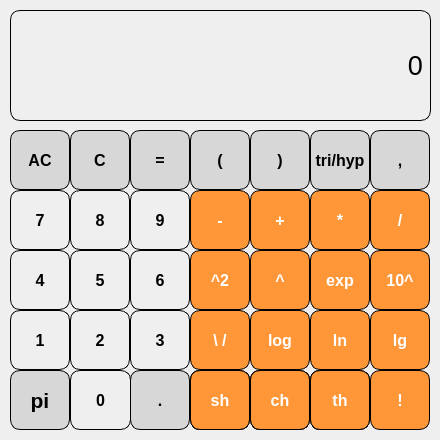
<?xml version="1.0" encoding="UTF-8"?>
<ui version="4.0">
 <class>MainWindow</class>
 <widget class="QMainWindow" name="MainWindow">
  <property name="geometry">
   <rect>
    <x>0</x>
    <y>0</y>
    <width>440</width>
    <height>440</height>
   </rect>
  </property>
  <property name="minimumSize">
   <size>
    <width>440</width>
    <height>430</height>
   </size>
  </property>
  <property name="maximumSize">
   <size>
    <width>1000</width>
    <height>570</height>
   </size>
  </property>
  <property name="windowTitle">
   <string>MainWindow</string>
  </property>
  <widget class="QWidget" name="centralWidget">
   <widget class="QPushButton" name="pushButton_AC">
    <property name="geometry">
     <rect>
      <x>10</x>
      <y>130</y>
      <width>60</width>
      <height>60</height>
     </rect>
    </property>
    <property name="font">
     <font>
      <pointsize>12</pointsize>
      <weight>75</weight>
      <bold>true</bold>
     </font>
    </property>
    <property name="styleSheet">
     <string notr="true">QPushButton {
	background-color : rgb(215, 215, 215);
	border : 1px solid black;
	border-radius : 10px;
}
QPushButton:pressed {
	background-color : qlineargradient(x1 : 0, y1 : 0, x2 : 1, y2 : 1,
															stop : 0 #BEBEBE , stop : 1 #D7D7D7);
}</string>
    </property>
    <property name="text">
     <string>AC</string>
    </property>
   </widget>
   <widget class="QPushButton" name="pushButton_backspace">
    <property name="geometry">
     <rect>
      <x>70</x>
      <y>130</y>
      <width>60</width>
      <height>60</height>
     </rect>
    </property>
    <property name="font">
     <font>
      <pointsize>12</pointsize>
      <weight>75</weight>
      <bold>true</bold>
     </font>
    </property>
    <property name="styleSheet">
     <string notr="true">QPushButton {
	background-color : rgb(215, 215, 215);
	border : 1px solid black;
	border-radius : 10px;
}
QPushButton:pressed {
	background-color : qlineargradient(x1 : 0, y1 : 0, x2 : 1, y2 : 1,
															stop : 0 #BEBEBE , stop : 1 #D7D7D7);
}</string>
    </property>
    <property name="text">
     <string>C</string>
    </property>
   </widget>
   <widget class="QPushButton" name="pushButton_result">
    <property name="geometry">
     <rect>
      <x>130</x>
      <y>130</y>
      <width>60</width>
      <height>60</height>
     </rect>
    </property>
    <property name="font">
     <font>
      <pointsize>12</pointsize>
      <weight>75</weight>
      <bold>true</bold>
     </font>
    </property>
    <property name="styleSheet">
     <string notr="true">QPushButton {
	background-color : rgb(215, 215, 215);
	border : 1px solid black;
	border-radius : 10px;
}
QPushButton:pressed {
	background-color : qlineargradient(x1 : 0, y1 : 0, x2 : 1, y2 : 1,
															stop : 0 #BEBEBE , stop : 1 #D7D7D7);
}</string>
    </property>
    <property name="text">
     <string>=</string>
    </property>
   </widget>
   <widget class="QPushButton" name="pushButton_plus">
    <property name="geometry">
     <rect>
      <x>250</x>
      <y>190</y>
      <width>60</width>
      <height>60</height>
     </rect>
    </property>
    <property name="font">
     <font>
      <pointsize>12</pointsize>
      <weight>75</weight>
      <bold>true</bold>
     </font>
    </property>
    <property name="styleSheet">
     <string notr="true">QPushButton {
	border : 1px solid black;
	border-radius : 10px;
	color : white;
	background-color : rgb(255, 151, 57);
}
QPushButton:pressed {
	background-color : qlineargradient(x1 : 0, y1 : 0, x2 : 1, y2 : 1,
															stop : 0 #FF7832, stop : 1 #FF9739);
}</string>
    </property>
    <property name="text">
     <string>+</string>
    </property>
   </widget>
   <widget class="QPushButton" name="pushButton_seven">
    <property name="geometry">
     <rect>
      <x>10</x>
      <y>190</y>
      <width>60</width>
      <height>60</height>
     </rect>
    </property>
    <property name="font">
     <font>
      <pointsize>12</pointsize>
      <weight>75</weight>
      <bold>true</bold>
     </font>
    </property>
    <property name="styleSheet">
     <string notr="true">QPushButton {
	border : 1px solid black;
	border-radius : 10px;
}
QPushButton:pressed {
	background-color : qlineargradient(x1 : 0, y1 : 0, x2 : 1, y2 : 1,
															stop : 0 #dadbde, stop : 1 #16f7fa);
}</string>
    </property>
    <property name="text">
     <string>7</string>
    </property>
   </widget>
   <widget class="QPushButton" name="pushButton_eight">
    <property name="geometry">
     <rect>
      <x>70</x>
      <y>190</y>
      <width>60</width>
      <height>60</height>
     </rect>
    </property>
    <property name="font">
     <font>
      <pointsize>12</pointsize>
      <weight>75</weight>
      <bold>true</bold>
     </font>
    </property>
    <property name="styleSheet">
     <string notr="true">QPushButton {
	border : 1px solid black;
	border-radius : 10px;
}
QPushButton:pressed {
	background-color : qlineargradient(x1 : 0, y1 : 0, x2 : 1, y2 : 1,
															stop : 0 #dadbde, stop : 1 #16f7fa);
}</string>
    </property>
    <property name="text">
     <string>8</string>
    </property>
   </widget>
   <widget class="QPushButton" name="pushButton_nine">
    <property name="geometry">
     <rect>
      <x>130</x>
      <y>190</y>
      <width>60</width>
      <height>60</height>
     </rect>
    </property>
    <property name="font">
     <font>
      <pointsize>12</pointsize>
      <weight>75</weight>
      <bold>true</bold>
     </font>
    </property>
    <property name="styleSheet">
     <string notr="true">QPushButton {
	border : 1px solid black;
	border-radius : 10px;
}
QPushButton:pressed {
	background-color : qlineargradient(x1 : 0, y1 : 0, x2 : 1, y2 : 1,
															stop : 0 #dadbde, stop : 1 #16f7fa);
}</string>
    </property>
    <property name="text">
     <string>9</string>
    </property>
   </widget>
   <widget class="QPushButton" name="pushButton_minus">
    <property name="geometry">
     <rect>
      <x>190</x>
      <y>190</y>
      <width>60</width>
      <height>60</height>
     </rect>
    </property>
    <property name="font">
     <font>
      <pointsize>12</pointsize>
      <weight>75</weight>
      <bold>true</bold>
     </font>
    </property>
    <property name="styleSheet">
     <string notr="true">QPushButton {
	border : 1px solid black;
	border-radius : 10px;
	color : white;
	background-color : rgb(255, 151, 57);
}
QPushButton:pressed {
	background-color : qlineargradient(x1 : 0, y1 : 0, x2 : 1, y2 : 1,
															stop : 0 #FF7832, stop : 1 #FF9739);
}</string>
    </property>
    <property name="text">
     <string>-</string>
    </property>
   </widget>
   <widget class="QPushButton" name="pushButton_four">
    <property name="geometry">
     <rect>
      <x>10</x>
      <y>250</y>
      <width>60</width>
      <height>60</height>
     </rect>
    </property>
    <property name="font">
     <font>
      <pointsize>12</pointsize>
      <weight>75</weight>
      <bold>true</bold>
     </font>
    </property>
    <property name="styleSheet">
     <string notr="true">QPushButton {
	border : 1px solid black;
	border-radius : 10px;
}
QPushButton:pressed {
	background-color : qlineargradient(x1 : 0, y1 : 0, x2 : 1, y2 : 1,
															stop : 0 #dadbde, stop : 1 #16f7fa);
}</string>
    </property>
    <property name="text">
     <string>4</string>
    </property>
   </widget>
   <widget class="QPushButton" name="pushButton_five">
    <property name="geometry">
     <rect>
      <x>70</x>
      <y>250</y>
      <width>60</width>
      <height>60</height>
     </rect>
    </property>
    <property name="font">
     <font>
      <pointsize>12</pointsize>
      <weight>75</weight>
      <bold>true</bold>
     </font>
    </property>
    <property name="styleSheet">
     <string notr="true">QPushButton {
	border : 1px solid black;
	border-radius : 10px;
}
QPushButton:pressed {
	background-color : qlineargradient(x1 : 0, y1 : 0, x2 : 1, y2 : 1,
															stop : 0 #dadbde, stop : 1 #16f7fa);
}</string>
    </property>
    <property name="text">
     <string>5</string>
    </property>
   </widget>
   <widget class="QPushButton" name="pushButton_six">
    <property name="geometry">
     <rect>
      <x>130</x>
      <y>250</y>
      <width>60</width>
      <height>60</height>
     </rect>
    </property>
    <property name="font">
     <font>
      <pointsize>12</pointsize>
      <weight>75</weight>
      <bold>true</bold>
     </font>
    </property>
    <property name="styleSheet">
     <string notr="true">QPushButton {
	border : 1px solid black;
	border-radius : 10px;
}
QPushButton:pressed {
	background-color : qlineargradient(x1 : 0, y1 : 0, x2 : 1, y2 : 1,
															stop : 0 #dadbde, stop : 1 #16f7fa);
}</string>
    </property>
    <property name="text">
     <string>6</string>
    </property>
   </widget>
   <widget class="QPushButton" name="pushButton_mult">
    <property name="geometry">
     <rect>
      <x>310</x>
      <y>190</y>
      <width>60</width>
      <height>60</height>
     </rect>
    </property>
    <property name="font">
     <font>
      <pointsize>12</pointsize>
      <weight>75</weight>
      <bold>true</bold>
     </font>
    </property>
    <property name="styleSheet">
     <string notr="true">QPushButton {
	border : 1px solid black;
	border-radius : 10px;
	color : white;
	background-color : rgb(255, 151, 57);
}
QPushButton:pressed {
	background-color : qlineargradient(x1 : 0, y1 : 0, x2 : 1, y2 : 1,
															stop : 0 #FF7832, stop : 1 #FF9739);
}</string>
    </property>
    <property name="text">
     <string>*</string>
    </property>
   </widget>
   <widget class="QPushButton" name="pushButton_one">
    <property name="geometry">
     <rect>
      <x>10</x>
      <y>310</y>
      <width>60</width>
      <height>60</height>
     </rect>
    </property>
    <property name="font">
     <font>
      <pointsize>12</pointsize>
      <weight>75</weight>
      <bold>true</bold>
     </font>
    </property>
    <property name="styleSheet">
     <string notr="true">QPushButton {
	border : 1px solid black;
	border-radius : 10px;
}
QPushButton:pressed {
	background-color : qlineargradient(x1 : 0, y1 : 0, x2 : 1, y2 : 1,
															stop : 0 #dadbde, stop : 1 #16f7fa);
}</string>
    </property>
    <property name="text">
     <string>1</string>
    </property>
   </widget>
   <widget class="QPushButton" name="pushButton_two">
    <property name="geometry">
     <rect>
      <x>70</x>
      <y>310</y>
      <width>60</width>
      <height>60</height>
     </rect>
    </property>
    <property name="font">
     <font>
      <pointsize>12</pointsize>
      <weight>75</weight>
      <bold>true</bold>
     </font>
    </property>
    <property name="styleSheet">
     <string notr="true">QPushButton {
	border : 1px solid black;
	border-radius : 10px;
}
QPushButton:pressed {
	background-color : qlineargradient(x1 : 0, y1 : 0, x2 : 1, y2 : 1,
															stop : 0 #dadbde, stop : 1 #16f7fa);
}</string>
    </property>
    <property name="text">
     <string>2</string>
    </property>
   </widget>
   <widget class="QPushButton" name="pushButton_three">
    <property name="geometry">
     <rect>
      <x>130</x>
      <y>310</y>
      <width>60</width>
      <height>60</height>
     </rect>
    </property>
    <property name="font">
     <font>
      <pointsize>12</pointsize>
      <weight>75</weight>
      <bold>true</bold>
     </font>
    </property>
    <property name="styleSheet">
     <string notr="true">QPushButton {
	border : 1px solid black;
	border-radius : 10px;
}
QPushButton:pressed {
	background-color : qlineargradient(x1 : 0, y1 : 0, x2 : 1, y2 : 1,
															stop : 0 #dadbde, stop : 1 #16f7fa);
}</string>
    </property>
    <property name="text">
     <string>3</string>
    </property>
   </widget>
   <widget class="QPushButton" name="pushButton_divide">
    <property name="geometry">
     <rect>
      <x>370</x>
      <y>190</y>
      <width>60</width>
      <height>60</height>
     </rect>
    </property>
    <property name="font">
     <font>
      <pointsize>12</pointsize>
      <weight>75</weight>
      <bold>true</bold>
     </font>
    </property>
    <property name="styleSheet">
     <string notr="true">QPushButton {
	border : 1px solid black;
	border-radius : 10px;
	color : white;
	background-color : rgb(255, 151, 57);
}
QPushButton:pressed {
	background-color : qlineargradient(x1 : 0, y1 : 0, x2 : 1, y2 : 1,
															stop : 0 #FF7832, stop : 1 #FF9739);
}</string>
    </property>
    <property name="text">
     <string>/</string>
    </property>
   </widget>
   <widget class="QPushButton" name="pushButton_zero">
    <property name="geometry">
     <rect>
      <x>70</x>
      <y>370</y>
      <width>61</width>
      <height>60</height>
     </rect>
    </property>
    <property name="font">
     <font>
      <pointsize>12</pointsize>
      <weight>75</weight>
      <bold>true</bold>
     </font>
    </property>
    <property name="styleSheet">
     <string notr="true">QPushButton {
	border : 1px solid black;
	border-radius : 10px;
}
QPushButton:pressed {
	background-color : qlineargradient(x1 : 0, y1 : 0, x2 : 1, y2 : 1,
															stop : 0 #dadbde, stop : 1 #16f7fa);
}</string>
    </property>
    <property name="text">
     <string>0</string>
    </property>
   </widget>
   <widget class="QPushButton" name="pushButton_dot">
    <property name="geometry">
     <rect>
      <x>130</x>
      <y>370</y>
      <width>60</width>
      <height>60</height>
     </rect>
    </property>
    <property name="font">
     <font>
      <pointsize>12</pointsize>
      <weight>75</weight>
      <bold>true</bold>
     </font>
    </property>
    <property name="styleSheet">
     <string notr="true">QPushButton {
	background-color : rgb(215, 215, 215);
	border : 1px solid black;
	border-radius : 10px;
}
QPushButton:pressed {
	background-color : qlineargradient(x1 : 0, y1 : 0, x2 : 1, y2 : 1,
															stop : 0 #BEBEBE , stop : 1 #D7D7D7);
}</string>
    </property>
    <property name="text">
     <string>.</string>
    </property>
   </widget>
   <widget class="QPushButton" name="pushButton_pow">
    <property name="geometry">
     <rect>
      <x>250</x>
      <y>250</y>
      <width>60</width>
      <height>60</height>
     </rect>
    </property>
    <property name="font">
     <font>
      <pointsize>12</pointsize>
      <weight>75</weight>
      <bold>true</bold>
     </font>
    </property>
    <property name="styleSheet">
     <string notr="true">QPushButton {
	border : 1px solid black;
	border-radius : 10px;
	color : white;
	background-color : rgb(255, 151, 57);
}
QPushButton:pressed {
	background-color : qlineargradient(x1 : 0, y1 : 0, x2 : 1, y2 : 1,
															stop : 0 #FF7832, stop : 1 #FF9739);
}</string>
    </property>
    <property name="text">
     <string>^</string>
    </property>
   </widget>
   <widget class="QLabel" name="display">
    <property name="geometry">
     <rect>
      <x>10</x>
      <y>10</y>
      <width>421</width>
      <height>111</height>
     </rect>
    </property>
    <property name="font">
     <font>
      <pointsize>20</pointsize>
     </font>
    </property>
    <property name="styleSheet">
     <string notr="true">border : 1px solid black;
border-radius : 10px;</string>
    </property>
    <property name="lineWidth">
     <number>1</number>
    </property>
    <property name="text">
     <string>0</string>
    </property>
    <property name="alignment">
     <set>Qt::AlignRight|Qt::AlignTrailing|Qt::AlignVCenter</set>
    </property>
   </widget>
   <widget class="QPushButton" name="pushButton_sin">
    <property name="geometry">
     <rect>
      <x>190</x>
      <y>370</y>
      <width>60</width>
      <height>60</height>
     </rect>
    </property>
    <property name="font">
     <font>
      <pointsize>12</pointsize>
      <weight>75</weight>
      <bold>true</bold>
     </font>
    </property>
    <property name="styleSheet">
     <string notr="true">QPushButton {
	border : 1px solid black;
	border-radius : 10px;
	color : white;
	background-color : rgb(255, 151, 57);
}
QPushButton:pressed {
	background-color : qlineargradient(x1 : 0, y1 : 0, x2 : 1, y2 : 1,
															stop : 0 #FF7832, stop : 1 #FF9739);
}</string>
    </property>
    <property name="text">
     <string>sin</string>
    </property>
   </widget>
   <widget class="QPushButton" name="pushButton_cos">
    <property name="geometry">
     <rect>
      <x>250</x>
      <y>370</y>
      <width>60</width>
      <height>60</height>
     </rect>
    </property>
    <property name="font">
     <font>
      <pointsize>12</pointsize>
      <weight>75</weight>
      <bold>true</bold>
     </font>
    </property>
    <property name="styleSheet">
     <string notr="true">QPushButton {
	border : 1px solid black;
	border-radius : 10px;
	color : white;
	background-color : rgb(255, 151, 57);
}
QPushButton:pressed {
	background-color : qlineargradient(x1 : 0, y1 : 0, x2 : 1, y2 : 1,
															stop : 0 #FF7832, stop : 1 #FF9739);
}</string>
    </property>
    <property name="text">
     <string>cos</string>
    </property>
   </widget>
   <widget class="QPushButton" name="pushButton_tg">
    <property name="geometry">
     <rect>
      <x>310</x>
      <y>370</y>
      <width>60</width>
      <height>60</height>
     </rect>
    </property>
    <property name="font">
     <font>
      <pointsize>12</pointsize>
      <weight>75</weight>
      <bold>true</bold>
     </font>
    </property>
    <property name="styleSheet">
     <string notr="true">QPushButton {
	border : 1px solid black;
	border-radius : 10px;
	color : white;
	background-color : rgb(255, 151, 57);
}
QPushButton:pressed {
	background-color : qlineargradient(x1 : 0, y1 : 0, x2 : 1, y2 : 1,
															stop : 0 #FF7832, stop : 1 #FF9739);
}</string>
    </property>
    <property name="text">
     <string>tg</string>
    </property>
   </widget>
   <widget class="QPushButton" name="pushButton_exp">
    <property name="geometry">
     <rect>
      <x>310</x>
      <y>250</y>
      <width>60</width>
      <height>60</height>
     </rect>
    </property>
    <property name="font">
     <font>
      <pointsize>12</pointsize>
      <weight>75</weight>
      <bold>true</bold>
     </font>
    </property>
    <property name="styleSheet">
     <string notr="true">QPushButton {
	border : 1px solid black;
	border-radius : 10px;
	color : white;
	background-color : rgb(255, 151, 57);
}
QPushButton:pressed {
	background-color : qlineargradient(x1 : 0, y1 : 0, x2 : 1, y2 : 1,
															stop : 0 #FF7832, stop : 1 #FF9739);
}</string>
    </property>
    <property name="text">
     <string>exp</string>
    </property>
   </widget>
   <widget class="QPushButton" name="pushButton_sqr">
    <property name="geometry">
     <rect>
      <x>190</x>
      <y>250</y>
      <width>60</width>
      <height>60</height>
     </rect>
    </property>
    <property name="font">
     <font>
      <pointsize>12</pointsize>
      <weight>75</weight>
      <bold>true</bold>
     </font>
    </property>
    <property name="styleSheet">
     <string notr="true">QPushButton {
	border : 1px solid black;
	border-radius : 10px;
	color : white;
	background-color : rgb(255, 151, 57);
}
QPushButton:pressed {
	background-color : qlineargradient(x1 : 0, y1 : 0, x2 : 1, y2 : 1,
															stop : 0 #FF7832, stop : 1 #FF9739);
}</string>
    </property>
    <property name="text">
     <string>^2</string>
    </property>
   </widget>
   <widget class="QPushButton" name="pushButton_arcsin">
    <property name="geometry">
     <rect>
      <x>190</x>
      <y>370</y>
      <width>60</width>
      <height>60</height>
     </rect>
    </property>
    <property name="font">
     <font>
      <pointsize>12</pointsize>
      <weight>75</weight>
      <bold>true</bold>
     </font>
    </property>
    <property name="styleSheet">
     <string notr="true">QPushButton {
	border : 1px solid black;
	border-radius : 10px;
	color : white;
	background-color : rgb(255, 151, 57);
}
QPushButton:pressed {
	background-color : qlineargradient(x1 : 0, y1 : 0, x2 : 1, y2 : 1,
															stop : 0 #FF7832, stop : 1 #FF9739);
}</string>
    </property>
    <property name="text">
     <string>arcsin</string>
    </property>
   </widget>
   <widget class="QPushButton" name="pushButton_arccos">
    <property name="geometry">
     <rect>
      <x>250</x>
      <y>370</y>
      <width>60</width>
      <height>60</height>
     </rect>
    </property>
    <property name="font">
     <font>
      <pointsize>12</pointsize>
      <weight>75</weight>
      <bold>true</bold>
     </font>
    </property>
    <property name="styleSheet">
     <string notr="true">QPushButton {
	border : 1px solid black;
	border-radius : 10px;
	color : white;
	background-color : rgb(255, 151, 57);
}
QPushButton:pressed {
	background-color : qlineargradient(x1 : 0, y1 : 0, x2 : 1, y2 : 1,
															stop : 0 #FF7832, stop : 1 #FF9739);
}</string>
    </property>
    <property name="text">
     <string>arccos</string>
    </property>
   </widget>
   <widget class="QPushButton" name="pushButton_arctg">
    <property name="geometry">
     <rect>
      <x>310</x>
      <y>370</y>
      <width>60</width>
      <height>60</height>
     </rect>
    </property>
    <property name="font">
     <font>
      <pointsize>12</pointsize>
      <weight>75</weight>
      <bold>true</bold>
     </font>
    </property>
    <property name="styleSheet">
     <string notr="true">QPushButton {
	border : 1px solid black;
	border-radius : 10px;
	color : white;
	background-color : rgb(255, 151, 57);
}
QPushButton:pressed {
	background-color : qlineargradient(x1 : 0, y1 : 0, x2 : 1, y2 : 1,
															stop : 0 #FF7832, stop : 1 #FF9739);
}</string>
    </property>
    <property name="text">
     <string>arctg</string>
    </property>
   </widget>
   <widget class="QPushButton" name="pushButton_ln">
    <property name="geometry">
     <rect>
      <x>310</x>
      <y>310</y>
      <width>60</width>
      <height>60</height>
     </rect>
    </property>
    <property name="font">
     <font>
      <pointsize>12</pointsize>
      <weight>75</weight>
      <bold>true</bold>
     </font>
    </property>
    <property name="styleSheet">
     <string notr="true">QPushButton {
	border : 1px solid black;
	border-radius : 10px;
	color : white;
	background-color : rgb(255, 151, 57);
}
QPushButton:pressed {
	background-color : qlineargradient(x1 : 0, y1 : 0, x2 : 1, y2 : 1,
															stop : 0 #FF7832, stop : 1 #FF9739);
}</string>
    </property>
    <property name="text">
     <string>ln</string>
    </property>
   </widget>
   <widget class="QPushButton" name="pushButton_lg">
    <property name="geometry">
     <rect>
      <x>370</x>
      <y>310</y>
      <width>60</width>
      <height>60</height>
     </rect>
    </property>
    <property name="font">
     <font>
      <pointsize>12</pointsize>
      <weight>75</weight>
      <bold>true</bold>
     </font>
    </property>
    <property name="styleSheet">
     <string notr="true">QPushButton {
	border : 1px solid black;
	border-radius : 10px;
	color : white;
	background-color : rgb(255, 151, 57);
}
QPushButton:pressed {
	background-color : qlineargradient(x1 : 0, y1 : 0, x2 : 1, y2 : 1,
															stop : 0 #FF7832, stop : 1 #FF9739);
}</string>
    </property>
    <property name="text">
     <string>lg</string>
    </property>
   </widget>
   <widget class="QPushButton" name="pushButton_log">
    <property name="geometry">
     <rect>
      <x>250</x>
      <y>310</y>
      <width>60</width>
      <height>60</height>
     </rect>
    </property>
    <property name="font">
     <font>
      <pointsize>12</pointsize>
      <weight>75</weight>
      <bold>true</bold>
     </font>
    </property>
    <property name="styleSheet">
     <string notr="true">QPushButton {
	border : 1px solid black;
	border-radius : 10px;
	color : white;
	background-color : rgb(255, 151, 57);
}
QPushButton:pressed {
	background-color : qlineargradient(x1 : 0, y1 : 0, x2 : 1, y2 : 1,
															stop : 0 #FF7832, stop : 1 #FF9739);
}</string>
    </property>
    <property name="text">
     <string>log</string>
    </property>
   </widget>
   <widget class="QPushButton" name="pushButton_factorial">
    <property name="geometry">
     <rect>
      <x>370</x>
      <y>370</y>
      <width>60</width>
      <height>60</height>
     </rect>
    </property>
    <property name="font">
     <font>
      <pointsize>12</pointsize>
      <weight>75</weight>
      <bold>true</bold>
     </font>
    </property>
    <property name="styleSheet">
     <string notr="true">QPushButton {
	border : 1px solid black;
	border-radius : 10px;
	color : white;
	background-color : rgb(255, 151, 57);
}
QPushButton:pressed {
	background-color : qlineargradient(x1 : 0, y1 : 0, x2 : 1, y2 : 1,
															stop : 0 #FF7832, stop : 1 #FF9739);
}</string>
    </property>
    <property name="text">
     <string>!</string>
    </property>
   </widget>
   <widget class="QPushButton" name="pushButton_sqrt">
    <property name="geometry">
     <rect>
      <x>190</x>
      <y>310</y>
      <width>60</width>
      <height>60</height>
     </rect>
    </property>
    <property name="font">
     <font>
      <pointsize>12</pointsize>
      <weight>75</weight>
      <bold>true</bold>
     </font>
    </property>
    <property name="styleSheet">
     <string notr="true">QPushButton {
	border : 1px solid black;
	border-radius : 10px;
	color : white;
	background-color : rgb(255, 151, 57);
}
QPushButton:pressed {
	background-color : qlineargradient(x1 : 0, y1 : 0, x2 : 1, y2 : 1,
															stop : 0 #FF7832, stop : 1 #FF9739);
}</string>
    </property>
    <property name="text">
     <string>\ /</string>
    </property>
   </widget>
   <widget class="QPushButton" name="pushButton_pi">
    <property name="geometry">
     <rect>
      <x>10</x>
      <y>370</y>
      <width>60</width>
      <height>60</height>
     </rect>
    </property>
    <property name="font">
     <font>
      <pointsize>16</pointsize>
      <weight>75</weight>
      <bold>true</bold>
     </font>
    </property>
    <property name="styleSheet">
     <string notr="true">QPushButton {
	background-color : rgb(215, 215, 215);
	border : 1px solid black;
	border-radius : 10px;
}
QPushButton:pressed {
	background-color : qlineargradient(x1 : 0, y1 : 0, x2 : 1, y2 : 1,
															stop : 0 #BEBEBE , stop : 1 #D7D7D7);
}</string>
    </property>
    <property name="text">
     <string>pi</string>
    </property>
   </widget>
   <widget class="QPushButton" name="pushButton_leftbracket">
    <property name="geometry">
     <rect>
      <x>190</x>
      <y>130</y>
      <width>60</width>
      <height>60</height>
     </rect>
    </property>
    <property name="font">
     <font>
      <pointsize>12</pointsize>
      <weight>75</weight>
      <bold>true</bold>
     </font>
    </property>
    <property name="styleSheet">
     <string notr="true">QPushButton {
	background-color : rgb(215, 215, 215);
	border : 1px solid black;
	border-radius : 10px;
}
QPushButton:pressed {
	background-color : qlineargradient(x1 : 0, y1 : 0, x2 : 1, y2 : 1,
															stop : 0 #BEBEBE , stop : 1 #D7D7D7);
}</string>
    </property>
    <property name="text">
     <string>(</string>
    </property>
   </widget>
   <widget class="QPushButton" name="pushButton_rightbracket">
    <property name="geometry">
     <rect>
      <x>250</x>
      <y>130</y>
      <width>60</width>
      <height>60</height>
     </rect>
    </property>
    <property name="font">
     <font>
      <pointsize>12</pointsize>
      <weight>75</weight>
      <bold>true</bold>
     </font>
    </property>
    <property name="styleSheet">
     <string notr="true">QPushButton {
	background-color : rgb(215, 215, 215);
	border : 1px solid black;
	border-radius : 10px;
}
QPushButton:pressed {
	background-color : qlineargradient(x1 : 0, y1 : 0, x2 : 1, y2 : 1,
															stop : 0 #BEBEBE , stop : 1 #D7D7D7);
}</string>
    </property>
    <property name="text">
     <string>)</string>
    </property>
   </widget>
   <widget class="QPushButton" name="pushButton_tenpower">
    <property name="geometry">
     <rect>
      <x>370</x>
      <y>250</y>
      <width>60</width>
      <height>60</height>
     </rect>
    </property>
    <property name="font">
     <font>
      <pointsize>12</pointsize>
      <weight>75</weight>
      <bold>true</bold>
     </font>
    </property>
    <property name="styleSheet">
     <string notr="true">QPushButton {
	border : 1px solid black;
	border-radius : 10px;
	color : white;
	background-color : rgb(255, 151, 57);
}
QPushButton:pressed {
	background-color : qlineargradient(x1 : 0, y1 : 0, x2 : 1, y2 : 1,
															stop : 0 #FF7832, stop : 1 #FF9739);
}</string>
    </property>
    <property name="text">
     <string>10^</string>
    </property>
   </widget>
   <widget class="QPushButton" name="pushButton_trigonometric">
    <property name="geometry">
     <rect>
      <x>310</x>
      <y>130</y>
      <width>60</width>
      <height>60</height>
     </rect>
    </property>
    <property name="font">
     <font>
      <pointsize>12</pointsize>
      <weight>75</weight>
      <bold>true</bold>
     </font>
    </property>
    <property name="styleSheet">
     <string notr="true">QPushButton {
	background-color : rgb(215, 215, 215);
	border : 1px solid black;
	border-radius : 10px;
}
QPushButton:pressed {
	background-color : qlineargradient(x1 : 0, y1 : 0, x2 : 1, y2 : 1,
															stop : 0 #BEBEBE , stop : 1 #D7D7D7);
}</string>
    </property>
    <property name="text">
     <string>tri/hyp</string>
    </property>
   </widget>
   <widget class="QPushButton" name="pushButton_sinh">
    <property name="geometry">
     <rect>
      <x>190</x>
      <y>370</y>
      <width>60</width>
      <height>60</height>
     </rect>
    </property>
    <property name="font">
     <font>
      <pointsize>12</pointsize>
      <weight>75</weight>
      <bold>true</bold>
     </font>
    </property>
    <property name="styleSheet">
     <string notr="true">QPushButton {
	border : 1px solid black;
	border-radius : 10px;
	color : white;
	background-color : rgb(255, 151, 57);
}
QPushButton:pressed {
	background-color : qlineargradient(x1 : 0, y1 : 0, x2 : 1, y2 : 1,
															stop : 0 #FF7832, stop : 1 #FF9739);
}</string>
    </property>
    <property name="text">
     <string>sh</string>
    </property>
   </widget>
   <widget class="QPushButton" name="pushButton_th">
    <property name="geometry">
     <rect>
      <x>310</x>
      <y>370</y>
      <width>60</width>
      <height>60</height>
     </rect>
    </property>
    <property name="font">
     <font>
      <pointsize>12</pointsize>
      <weight>75</weight>
      <bold>true</bold>
     </font>
    </property>
    <property name="styleSheet">
     <string notr="true">QPushButton {
	border : 1px solid black;
	border-radius : 10px;
	color : white;
	background-color : rgb(255, 151, 57);
}
QPushButton:pressed {
	background-color : qlineargradient(x1 : 0, y1 : 0, x2 : 1, y2 : 1,
															stop : 0 #FF7832, stop : 1 #FF9739);
}</string>
    </property>
    <property name="text">
     <string>th</string>
    </property>
   </widget>
   <widget class="QPushButton" name="pushButton_cosh">
    <property name="geometry">
     <rect>
      <x>250</x>
      <y>370</y>
      <width>60</width>
      <height>60</height>
     </rect>
    </property>
    <property name="font">
     <font>
      <pointsize>12</pointsize>
      <weight>75</weight>
      <bold>true</bold>
     </font>
    </property>
    <property name="styleSheet">
     <string notr="true">QPushButton {
	border : 1px solid black;
	border-radius : 10px;
	color : white;
	background-color : rgb(255, 151, 57);
}
QPushButton:pressed {
	background-color : qlineargradient(x1 : 0, y1 : 0, x2 : 1, y2 : 1,
															stop : 0 #FF7832, stop : 1 #FF9739);
}</string>
    </property>
    <property name="text">
     <string>ch</string>
    </property>
   </widget>
   <widget class="QPushButton" name="pushButton_coma">
    <property name="geometry">
     <rect>
      <x>370</x>
      <y>130</y>
      <width>60</width>
      <height>60</height>
     </rect>
    </property>
    <property name="font">
     <font>
      <pointsize>12</pointsize>
      <weight>75</weight>
      <bold>true</bold>
     </font>
    </property>
    <property name="styleSheet">
     <string notr="true">QPushButton {
	background-color : rgb(215, 215, 215);
	border : 1px solid black;
	border-radius : 10px;
}
QPushButton:pressed {
	background-color : qlineargradient(x1 : 0, y1 : 0, x2 : 1, y2 : 1,
															stop : 0 #BEBEBE , stop : 1 #D7D7D7);
}</string>
    </property>
    <property name="text">
     <string>,</string>
    </property>
   </widget>
  </widget>
 </widget>
 <layoutdefault spacing="6" margin="11"/>
 <resources/>
 <connections/>
</ui>
